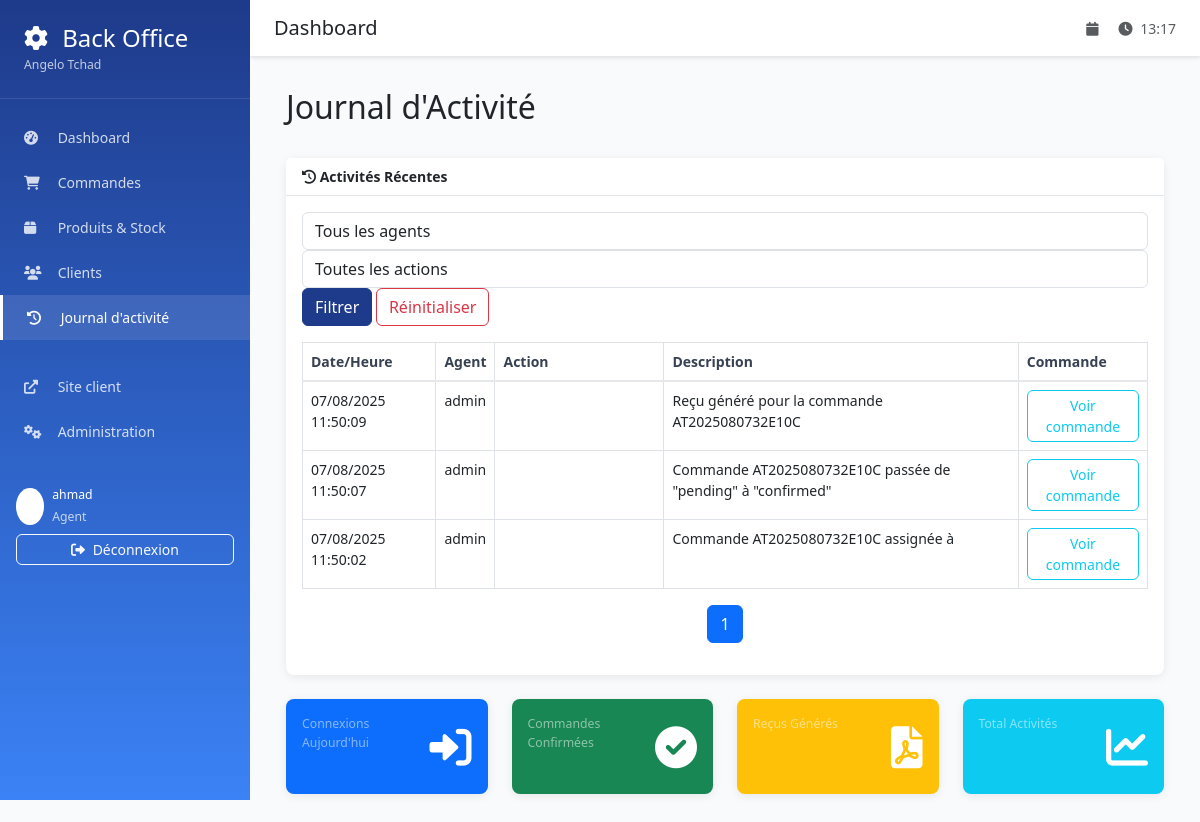
Page /backoffice/activity/ (signed in) on the committed database.
### backoffice/models.py (models this page shows, shortened)
class AgentProfile(models.Model):
    ROLE_CHOICES = [
        ('agent', 'Agent'),
        ('supervisor', 'Superviseur'),
        ('manager', 'Manager'),
        ('admin', 'Administrateur'),
    ]
    user = models.OneToOneField(
        User,
        on_delete=models.CASCADE,
        verbose_name="Utilisateur"
    )
    role = models.CharField(
        max_length=20,
        choices=ROLE_CHOICES,
        default='agent',
        verbose_name="Rôle"
    )
    phone_number = models.CharField(
        max_length=17,
        blank=True,
        verbose_name="Numéro de téléphone"
    )
    is_active = models.BooleanField(default=True, verbose_name="Actif")
    created_at = models.DateTimeField(auto_now_add=True)
    class Meta:
        verbose_name = "Profil Agent"
        verbose_name_plural = "Profils Agents"

class ActivityLog(models.Model):
    ACTION_CHOICES = [
        ('login', 'Connexion'),
        ('logout', 'Déconnexion'),
        ('order_created', 'Commande créée'),
        ('order_confirmed', 'Commande confirmée'),
        ('order_delivered', 'Commande livrée'),
        ('order_cancelled', 'Commande annulée'),
        ('stock_updated', 'Stock mis à jour'),
        ('product_added', 'Produit ajouté'),
        ('product_updated', 'Produit modifié'),
        ('receipt_generated', 'Reçu généré'),
        ('agent_created', 'Agent créé'),
        ('agent_updated', 'Agent modifié'),
    ]
    agent = models.ForeignKey(
        User,
        on_delete=models.CASCADE,
        verbose_name="Agent"
    )
    action = models.CharField(
        max_length=20,
        choices=ACTION_CHOICES,
        verbose_name="Action"
    )
    description = models.TextField(verbose_name="Description")
    timestamp = models.DateTimeField(auto_now_add=True)
    order_id = models.PositiveIntegerField(null=True, blank=True)
    product_id = models.PositiveIntegerField(null=True, blank=True)
    class Meta:
        verbose_name = "Journal d'activité"
        verbose_name_plural = "Journal d'activités"
        ordering = ['-timestamp']

### backoffice/views.py (the view)
# urls.py: path('activity/', views.activity_log, name='activity_log'),
@login_required
def activity_log(request):
    logs = ActivityLog.objects.select_related('agent').order_by('-timestamp')
    agent_filter = request.GET.get('agent')
    if agent_filter:
        logs = logs.filter(agent_id=agent_filter)
    action_filter = request.GET.get('action')
    if action_filter:
        logs = logs.filter(action=action_filter)
    paginator = Paginator(logs, 50)
    page_number = request.GET.get('page')
    page_obj = paginator.get_page(page_number)
    from django.contrib.auth.models import User
    agents = User.objects.filter(agentprofile__is_active=True)
    context = {
        'page_obj': page_obj,
        'agents': agents,
        'agent_filter': agent_filter,
        'action_filter': action_filter,
        'action_choices': ActivityLog.ACTION_CHOICES,
    }
    return render(request, 'backoffice/activity_log.html', context)

### templates/backoffice/activity_log.html (shortened to what this page needs)
{% extends 'backoffice/base.html' %}
{% load static %}
{% block content %}
<div class="container-fluid">
    <div class="d-flex justify-content-between align-items-center mb-4">
        <h2>Journal d'Activité</h2>
    </div>
    <div class="card mb-4">
        <div class="card-header">
            <i class="fas fa-history mr-1"></i>
            Activités Récentes
        </div>
        <div class="card-body">
            <form method="GET" class="form-inline mb-3">
                <div class="form-group mr-2">
                    <select name="agent" class="form-control">
                        <option value="">Tous les agents</option>
                    </select>
                </div>
                <div class="form-group mr-2">
                    <select name="action" class="form-control">
                        <option value="">Toutes les actions</option>
                    </select>
                </div>
                <button type="submit" class="btn btn-primary mr-2">Filtrer</button>
                <a href="{% url 'backoffice:activity_log' %}" class="btn btn-outline-danger">Réinitialiser</a>
            </form>
            <div class="table-responsive">
                <table class="table table-bordered" id="activityTable" width="100%" cellspacing="0">
                    <thead>
                        <tr>
                            <th>Date/Heure</th>
                            <th>Agent</th>
                            <th>Action</th>
                            <th>Description</th>
                            <th>Commande</th>
                        </tr>
                    </thead>
                    <tbody>
                        {% for log in page_obj %}
                        <tr>
                            <td>{{ log.timestamp|date:"d/m/Y H:i:s" }}</td>
                            <td>{{ log.agent.get_full_name|default:log.agent.username }}</td>
                            <td>
                                <span class="badge badge-{% if log.action == 'login' %}success{% elif log.action == 'logout' %}secondary{% elif log.action == 'order_confirmed' %}info{% elif log.action == 'receipt_generated' %}warning{% else %}primary{% endif %}">
                                </span>
                            </td>
                            <td>{{ log.description }}</td>
                            <td>
                                {% if log.order_id %}
                                    <a href="{% url 'backoffice:order_detail' log.order_id %}" class="btn btn-sm btn-outline-info">
                                        Voir commande
                                    </a>
                                {% else %}
                                    -
                                {% endif %}
                            </td>
                        </tr>
                        {% empty %}
                        <tr>
                            <td colspan="5" class="text-center">Aucune activité trouvée.</td>
                        </tr>
                        {% endfor %}
                    </tbody>
                </table>
            </div>
            <nav aria-label="Page navigation example">
                <ul class="pagination justify-content-center">
                    {% for i in page_obj.paginator.page_range %}
                        {% if page_obj.number == i %}
                            <li class="page-item active"><a class="page-link" href="#">{{ i }}</a></li>
                        {% else %}
                            <li class="page-item"><a class="page-link" href="?page={{ i }}{% if agent_filter %}&agent={{ agent_filter }}{% endif %}{% if action_filter %}&action={{ action_filter }}{% endif %}">{{ i }}</a></li>
                        {% endif %}
                    {% endfor %}
                </ul>
            </nav>
        </div>
    </div>
    <div class="row">
        <div class="col-md-3">
            <div class="card bg-primary text-white mb-4">
                <div class="card-body">
                    <div class="d-flex justify-content-between">
                        <div>
                            <div class="text-white-50 small">Connexions Aujourd'hui</div>
                        </div>
                        <div class="fa-3x text-white-25">
                            <i class="fas fa-sign-in-alt"></i>
                        </div>
                    </div>
                </div>
            </div>
        </div>
        <div class="col-md-3">
            <div class="card bg-success text-white mb-4">
                <div class="card-body">
                    <div class="d-flex justify-content-between">
                        <div>
                            <div class="text-white-50 small">Commandes Confirmées</div>
                        </div>
                        <div class="fa-3x text-white-25">
                            <i class="fas fa-check-circle"></i>
                        </div>
                    </div>
                </div>
            </div>
        </div>
        <div class="col-md-3">
            <div class="card bg-warning text-white mb-4">
                <div class="card-body">
                    <div class="d-flex justify-content-between">
                        <div>
                            <div class="text-white-50 small">Reçus Générés</div>
                        </div>
                        <div class="fa-3x text-white-25">
                            <i class="fas fa-file-pdf"></i>
                        </div>
                    </div>
                </div>
            </div>
        </div>
        <div class="col-md-3">
            <div class="card bg-info text-white mb-4">
                <div class="card-body">
                    <div class="d-flex justify-content-between">
                        <div>
                            <div class="text-white-50 small">Total Activités</div>
                        </div>
                        <div class="fa-3x text-white-25">
                            <i class="fas fa-chart-line"></i>
                        </div>
                    </div>
                </div>
            </div>
        </div>
    </div>
</div>
{% endblock %}

### templates/backoffice/base.html (shortened to what this page needs)
<!DOCTYPE html>
<html lang="fr">
<head>
    <link href="https://cdn.jsdelivr.net/npm/bootstrap@5.3.0/dist/css/bootstrap.min.css" rel="stylesheet">
    <link href="https://cdnjs.cloudflare.com/ajax/libs/font-awesome/6.0.0/css/all.min.css" rel="stylesheet">
</head>
<body>
    <nav class="sidebar" id="sidebar">
        <div class="sidebar-header">
            <h4 class="mb-0">
                <i class="fas fa-cog me-2"></i>
                Back Office
            </h4>
            <small class="text-light opacity-75">Angelo Tchad</small>
        </div>
        <ul class="nav flex-column sidebar-nav">
            <li class="nav-item">
                <a class="nav-link {% if request.resolver_match.url_name == 'dashboard' %}active{% endif %}"
                   href="{% url 'backoffice:dashboard' %}">
                    <i class="fas fa-tachometer-alt"></i>
                    Dashboard
                </a>
            </li>
            <li class="nav-item">
                <a class="nav-link {% if 'orders' in request.resolver_match.url_name %}active{% endif %}"
                   href="{% url 'backoffice:orders_list' %}">
                    <i class="fas fa-shopping-cart"></i>
                    Commandes
                </a>
            </li>
            <li class="nav-item">
                <a class="nav-link {% if 'products' in request.resolver_match.url_name %}active{% endif %}"
                   href="{% url 'backoffice:products_list' %}">
                    <i class="fas fa-box"></i>
                    Produits & Stock
                </a>
            </li>
            <li class="nav-item">
                <a class="nav-link {% if 'clients' in request.resolver_match.url_name %}active{% endif %}"
                   href="{% url 'backoffice:clients_list' %}">
                    <i class="fas fa-users"></i>
                    Clients
                </a>
            </li>
            <li class="nav-item">
                <a class="nav-link {% if request.resolver_match.url_name == 'activity_log' %}active{% endif %}"
                   href="{% url 'backoffice:activity_log' %}">
                    <i class="fas fa-history"></i>
                    Journal d'activité
                </a>
            </li>
            <li class="nav-item mt-4">
                <a class="nav-link" href="{% url 'orders:home' %}" target="_blank">
                    <i class="fas fa-external-link-alt"></i>
                    Site client
                </a>
            </li>
            <li class="nav-item">
                <a class="nav-link" href="/admin/" target="_blank">
                    <i class="fas fa-cogs"></i>
                    Administration
                </a>
            </li>
        </ul>
        <div class="mt-auto p-3">
            <div class="d-flex align-items-center mb-2">
                <div class="bg-white bg-opacity-20 rounded-circle p-2 me-2">
                    <i class="fas fa-user"></i>
                </div>
                <div>
                    <small class="d-block">{{ user.get_full_name|default:user.username }}</small>
                    <small class="text-light opacity-75">{{ user.agentprofile.get_role_display }}</small>
                </div>
            </div>
            <a href="{% url 'backoffice:logout' %}" class="btn btn-outline-light btn-sm w-100">
                <i class="fas fa-sign-out-alt me-1"></i>
                Déconnexion
            </a>
        </div>
    </nav>
    <div class="main-content">
        <div class="top-navbar d-flex justify-content-between align-items-center">
            <div class="d-flex align-items-center">
                <h5 class="mb-0">{% block page_title %}Dashboard{% endblock %}</h5>
            </div>
            <div class="d-flex align-items-center">
                <span class="text-muted me-3">
                    <i class="fas fa-calendar me-1"></i>
                </span>
                <span class="text-muted">
                    <i class="fas fa-clock me-1"></i>
                    <span id="current-time"></span>
                </span>
            </div>
        </div>
        <div class="content-wrapper">
            {% block content %}{% endblock %}
        </div>
    </div>
</body>
</html>

### templates/backoffice/base.html (style rules this page uses)
:root { --primary-color: #1e3a8a; --secondary-color: #f8fafc; --accent-color: #3b82f6; --success-color: #10b981; --warning-color: #f59e0b; --danger-color: #ef4444; --sidebar-width: 250px; }
body { font-family: 'Segoe UI', Tahoma, Geneva, Verdana, sans-serif; background-color: var(--secondary-color); font-size: 14px; }
.sidebar { position: fixed; top: 0; left: 0; height: 100vh; width: var(--sidebar-width); background: linear-gradient(180deg, var(--primary-color), var(--accent-color)); color: white; z-index: 1000; transition: transform 0.3s ease; }
.sidebar-header { padding: 1.5rem; border-bottom: 1px solid rgba(255,255,255,0.1); }
.sidebar-nav { padding: 1rem 0; }
.sidebar-nav .nav-link { color: rgba(255,255,255,0.8); padding: 0.75rem 1.5rem; border: none; transition: all 0.3s ease; }
.sidebar-nav .nav-link:hover, .sidebar-nav .nav-link.active { color: white; background-color: rgba(255,255,255,0.1); border-left: 3px solid white; }
.sidebar-nav .nav-link i { width: 20px; margin-right: 10px; }
.main-content { margin-left: var(--sidebar-width); min-height: 100vh; transition: margin-left 0.3s ease; }
.top-navbar { background-color: white; box-shadow: 0 2px 4px rgba(0,0,0,0.1); padding: 1rem 1.5rem; margin-bottom: 2rem; }
.content-wrapper { padding: 0 1.5rem 2rem; }
.card { border: none; box-shadow: 0 2px 10px rgba(0,0,0,0.08); border-radius: 8px; }
.card-header { background-color: white; border-bottom: 1px solid #e5e7eb; font-weight: 600; }
.table th { font-weight: 600; color: #374151; border-bottom: 2px solid #e5e7eb; }
.badge { font-size: 0.75rem; padding: 0.4em 0.8em; }
.btn { border-radius: 6px; font-weight: 500; }
.btn-primary { background-color: var(--primary-color); border-color: var(--primary-color); }

### rows in the picture
ActivityLog: timestamp "07/08/2025 11:50:09", agent.get_full_name "admin", description "Reçu généré pour la commande AT2025080732E10C", order_id "Voir commande"
ActivityLog: timestamp "07/08/2025 11:50:07", agent.get_full_name "admin", description "Commande AT2025080732E10C passée de \"pending\" à \"confirmed\"", order_id "Voir commande"
ActivityLog: timestamp "07/08/2025 11:50:02", agent.get_full_name "admin", description "Commande AT2025080732E10C assignée à", order_id "Voir commande"

### other values in the picture
{{ user.get_full_name|default:user.username }} "ahmad"
{{ user.agentprofile.get_role_display }} "Agent"
{{ i }} "1"
